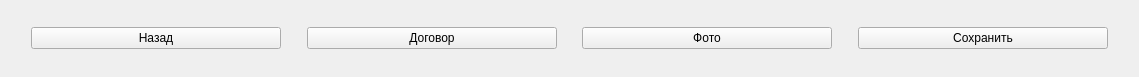
<?xml version="1.0" encoding="UTF-8"?>
<ui version="4.0">
 <class>ButtonsWidget</class>
 <widget class="QWidget" name="ButtonsWidget">
  <property name="geometry">
   <rect>
    <x>0</x>
    <y>0</y>
    <width>1139</width>
    <height>77</height>
   </rect>
  </property>
  <property name="windowTitle">
   <string>Form</string>
  </property>
  <layout class="QVBoxLayout" name="verticalLayout">
   <item>
    <layout class="QHBoxLayout" name="horizontalLayout_2">
     <item>
      <spacer name="horizontalSpacer">
       <property name="orientation">
        <enum>Qt::Horizontal</enum>
       </property>
       <property name="sizeHint" stdset="0">
        <size>
         <width>40</width>
         <height>20</height>
        </size>
       </property>
      </spacer>
     </item>
     <item>
      <widget class="QPushButton" name="mpNoSave">
       <property name="minimumSize">
        <size>
         <width>250</width>
         <height>0</height>
        </size>
       </property>
       <property name="text">
        <string>Назад</string>
       </property>
      </widget>
     </item>
     <item>
      <spacer name="horizontalSpacer_3">
       <property name="orientation">
        <enum>Qt::Horizontal</enum>
       </property>
       <property name="sizeHint" stdset="0">
        <size>
         <width>40</width>
         <height>20</height>
        </size>
       </property>
      </spacer>
     </item>
     <item>
      <widget class="QPushButton" name="mpOrder">
       <property name="minimumSize">
        <size>
         <width>250</width>
         <height>0</height>
        </size>
       </property>
       <property name="text">
        <string>Договор</string>
       </property>
      </widget>
     </item>
     <item>
      <spacer name="horizontalSpacer_4">
       <property name="orientation">
        <enum>Qt::Horizontal</enum>
       </property>
       <property name="sizeHint" stdset="0">
        <size>
         <width>40</width>
         <height>20</height>
        </size>
       </property>
      </spacer>
     </item>
     <item>
      <widget class="QPushButton" name="mpPhoto">
       <property name="minimumSize">
        <size>
         <width>250</width>
         <height>0</height>
        </size>
       </property>
       <property name="text">
        <string>Фото</string>
       </property>
      </widget>
     </item>
     <item>
      <spacer name="horizontalSpacer_5">
       <property name="orientation">
        <enum>Qt::Horizontal</enum>
       </property>
       <property name="sizeHint" stdset="0">
        <size>
         <width>40</width>
         <height>20</height>
        </size>
       </property>
      </spacer>
     </item>
     <item>
      <widget class="QPushButton" name="mpBack">
       <property name="minimumSize">
        <size>
         <width>250</width>
         <height>0</height>
        </size>
       </property>
       <property name="text">
        <string>Сохранить</string>
       </property>
      </widget>
     </item>
     <item>
      <spacer name="horizontalSpacer_2">
       <property name="orientation">
        <enum>Qt::Horizontal</enum>
       </property>
       <property name="sizeHint" stdset="0">
        <size>
         <width>40</width>
         <height>20</height>
        </size>
       </property>
      </spacer>
     </item>
    </layout>
   </item>
  </layout>
 </widget>
 <resources/>
 <connections/>
</ui>
